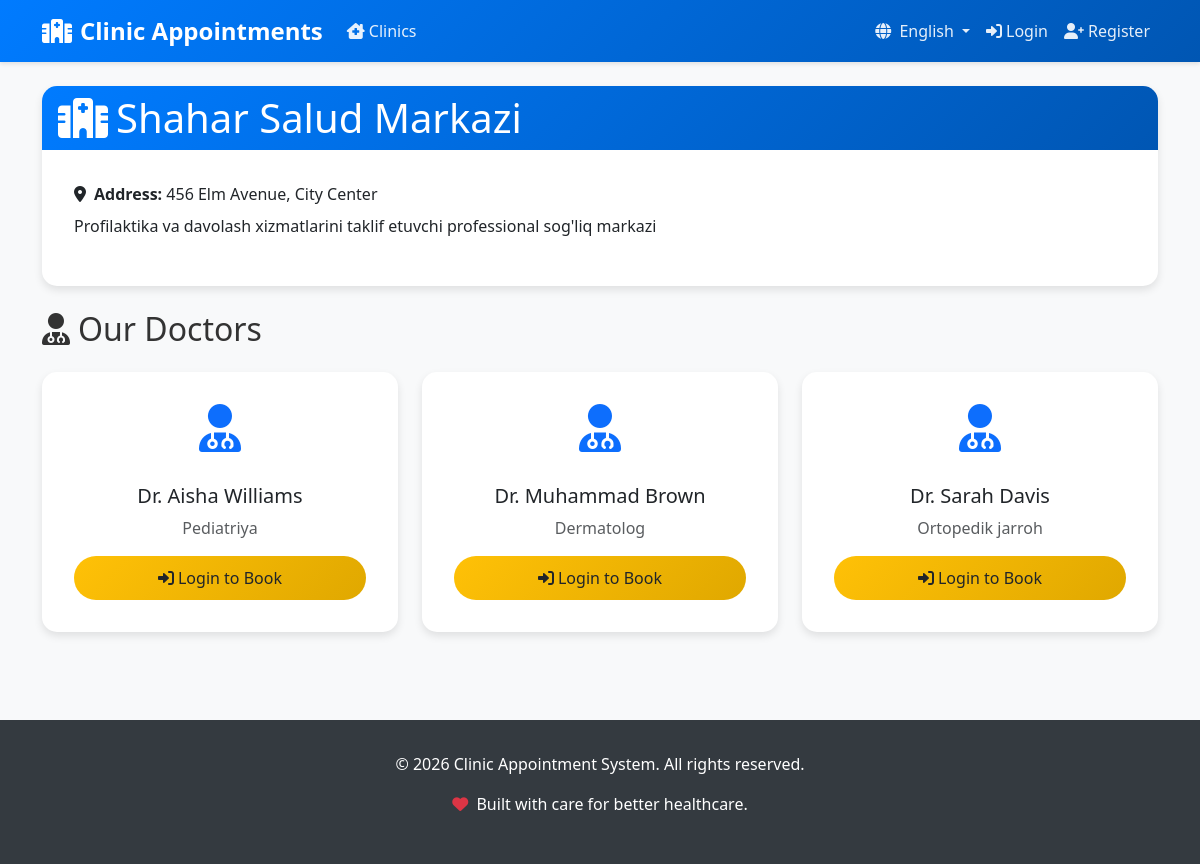
The page /clinics/4/ on the database its author committed.
### clinic/models.py (models this page shows, shortened)
class Clinic(models.Model):
    name = models.CharField(_('Name'), max_length=100)
    address = models.TextField(_('Address'))
    description = models.TextField(_('Description'), blank=True)
    class Meta:
        verbose_name = _('Clinic')
        verbose_name_plural = _('Clinics')

class Doctor(models.Model):
    name = models.CharField(_('Name'), max_length=100)
    specialty = models.CharField(_('Specialty'), max_length=100)
    clinic = models.ForeignKey(Clinic, on_delete=models.CASCADE, verbose_name=_('Clinic'))
    class Meta:
        verbose_name = _('Doctor')
        verbose_name_plural = _('Doctors')

### clinic/views.py (the view)
# urls.py: path('clinics/<int:clinic_id>/', views.clinic_detail, name='clinic_detail'),
def clinic_detail(request, clinic_id):
    clinic = get_object_or_404(Clinic, id=clinic_id)
    doctors = Doctor.objects.filter(clinic=clinic)
    return render(request, 'clinic/clinic_detail.html', {'clinic': clinic, 'doctors': doctors})

### clinic/templates/clinic/clinic_detail.html (shortened to what this page needs)
{% extends 'clinic/base.html' %}
{% load i18n %}
{% block content %}
<div class="row">
    <div class="col-12">
        <div class="card mb-4">
            <div class="card-header">
                <h1 class="mb-0"><i class="fas fa-hospital me-2"></i>{{ clinic.name }}</h1>
            </div>
            <div class="card-body">
                <p class="mb-2"><strong><i class="fas fa-map-marker-alt me-2"></i>{% trans "Address" %}:</strong> {{ clinic.address }}</p>
                <p>{{ clinic.description }}</p>
            </div>
        </div>
    </div>
</div>
<h2 class="mb-4"><i class="fas fa-user-md me-2"></i>{% trans "Our Doctors" %}</h2>
<div class="row">
    {% for doctor in doctors %}
    <div class="col-lg-4 col-md-6 mb-4">
        <div class="card h-100">
            <div class="card-body d-flex flex-column text-center">
                <div class="mb-3">
                    <i class="fas fa-user-md fa-3x text-primary mb-3"></i>
                </div>
                <h5 class="card-title">{{ doctor.name }}</h5>
                <p class="card-text text-muted">{{ doctor.specialty }}</p>
                {% if user.is_authenticated %}
                    <a href="{% url 'book_appointment' doctor.id %}" class="btn btn-success mt-auto"><i class="fas fa-calendar-plus me-1"></i>{% trans "Book Appointment" %}</a>
                {% else %}
                    <a href="{% url 'login' %}" class="btn btn-warning mt-auto"><i class="fas fa-sign-in-alt me-1"></i>{% trans "Login to Book" %}</a>
                {% endif %}
            </div>
        </div>
    </div>
    {% endfor %}
</div>
{% endblock %}

### clinic/static/clinic/css/style.css (style rules this page uses)
body { font-family: 'Segoe UI', Tahoma, Geneva, Verdana, sans-serif; background-color: #f8f9fa; color: #333; }
.btn-warning { background: linear-gradient(135deg, #ffc107, #e0a800); border: none; color: #212529; border-radius: 25px; padding: 10px 20px; font-weight: 500; transition: all 0.3s ease; }
.card { border: none; border-radius: 15px; box-shadow: 0 4px 8px rgba(0,0,0,0.1); transition: all 0.3s ease; overflow: hidden; }
.card-header { background: linear-gradient(135deg, #007bff, #0056b3); color: white; border: none; font-weight: bold; }
.card-body { padding: 2rem; }

### rows shown on the page
Clinic: name "Shahar Salud Markazi", address "456 Elm Avenue, City Center", description "Profilaktika va davolash xizmatlarini taklif etuvchi professional sog'liq markazi"
Doctor: name "Dr. Aisha Williams", specialty "Pediatriya"
Doctor: name "Dr. Muhammad Brown", specialty "Dermatolog"
Doctor: name "Dr. Sarah Davis", specialty "Ortopedik jarroh"
